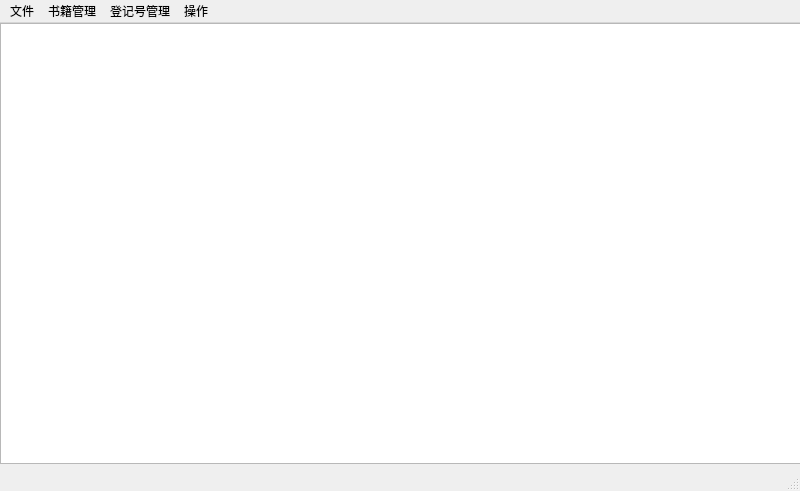
<?xml version="1.0" encoding="UTF-8"?>
<ui version="4.0">
 <class>MainWindow</class>
 <widget class="QMainWindow" name="MainWindow">
  <property name="geometry">
   <rect>
    <x>0</x>
    <y>0</y>
    <width>800</width>
    <height>491</height>
   </rect>
  </property>
  <property name="windowTitle">
   <string>图书馆管理系统</string>
  </property>
  <widget class="QWidget" name="centralwidget">
   <widget class="QTableView" name="bookTable">
    <property name="geometry">
     <rect>
      <x>0</x>
      <y>0</y>
      <width>801</width>
      <height>441</height>
     </rect>
    </property>
   </widget>
  </widget>
  <widget class="QMenuBar" name="menubar">
   <property name="geometry">
    <rect>
     <x>0</x>
     <y>0</y>
     <width>800</width>
     <height>26</height>
    </rect>
   </property>
   <widget class="QMenu" name="menu">
    <property name="title">
     <string>文件</string>
    </property>
    <addaction name="open"/>
    <addaction name="save"/>
   </widget>
   <widget class="QMenu" name="menu_2">
    <property name="title">
     <string>书籍管理</string>
    </property>
    <addaction name="actionadd"/>
    <addaction name="actiondelete"/>
    <addaction name="showBook"/>
   </widget>
   <widget class="QMenu" name="menu_3">
    <property name="title">
     <string>登记号管理</string>
    </property>
    <addaction name="addReg"/>
    <addaction name="delReg"/>
   </widget>
   <widget class="QMenu" name="menu_4">
    <property name="title">
     <string>操作</string>
    </property>
    <widget class="QMenu" name="menu_5">
     <property name="title">
      <string>查询...</string>
     </property>
     <addaction name="actionname"/>
     <addaction name="actionnum"/>
    </widget>
    <addaction name="menu_5"/>
    <addaction name="borrowB"/>
    <addaction name="returnB"/>
   </widget>
   <addaction name="menu"/>
   <addaction name="menu_2"/>
   <addaction name="menu_3"/>
   <addaction name="menu_4"/>
  </widget>
  <widget class="QStatusBar" name="statusbar"/>
  <action name="actionadd">
   <property name="text">
    <string>添加书籍...</string>
   </property>
  </action>
  <action name="actiondelete">
   <property name="text">
    <string>删除书籍...</string>
   </property>
  </action>
  <action name="addReg">
   <property name="text">
    <string>添加登记信息...</string>
   </property>
  </action>
  <action name="delReg">
   <property name="text">
    <string>删除登记信息...</string>
   </property>
  </action>
  <action name="borrowB">
   <property name="text">
    <string>借书...</string>
   </property>
  </action>
  <action name="returnB">
   <property name="text">
    <string>还书...</string>
   </property>
  </action>
  <action name="open">
   <property name="text">
    <string>导入文件...</string>
   </property>
  </action>
  <action name="save">
   <property name="text">
    <string>另存文件...</string>
   </property>
  </action>
  <action name="showBook">
   <property name="text">
    <string>显示书籍</string>
   </property>
  </action>
  <action name="actionname">
   <property name="text">
    <string>书名</string>
   </property>
  </action>
  <action name="actionnum">
   <property name="text">
    <string>登记号</string>
   </property>
  </action>
 </widget>
 <resources/>
 <connections/>
</ui>
